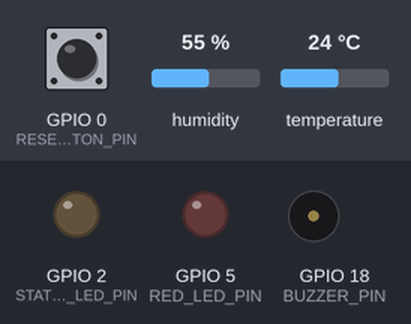
Recording of a program running on a simulated ESP32. Shown: output pins drawn as LEDs (lit = HIGH), buzzer (waves = sounding, pin HIGH). The test bench sets the inputs (shaded band); at power-on: GPIO 0 (RESET_BUTTON_PIN) HIGH, humidity 55 %, temperature 24 °C. What the program prints to the serial monitor is not drawn.

Above: at 10.2 s.
10.3 s: GPIO 0 (RESET_BUTTON_PIN) pulled LOW for 0.15 s
At 10.55 s:
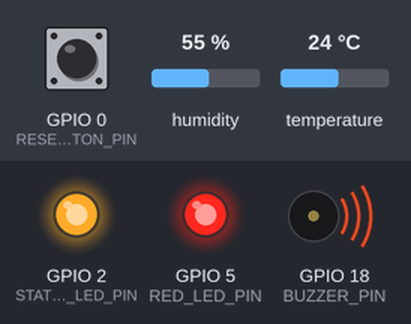
13.8 s: humidity set to 31 %
At 14.08 s:
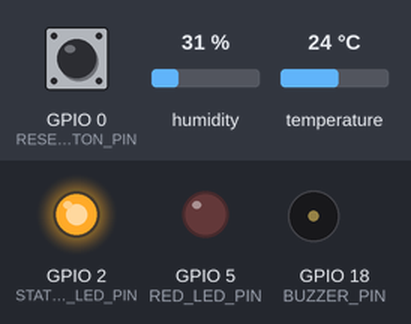
16.2 s: humidity set to 28 %
At 20.22 s:
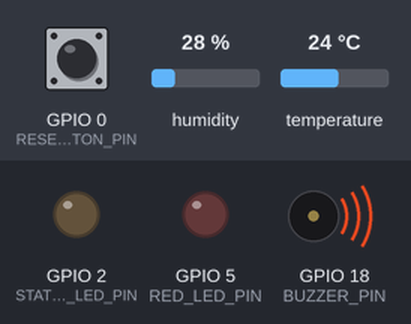
Timing chart, 0 to 25.6 s (numbered marks = the images above; inputs shaded):
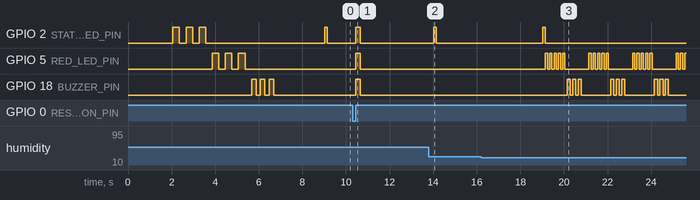

The program:

main.cpp
```cpp
/**
 * ============================================================================
 * ESP32 HARDWARE TEST - Warehouse Monitoring Device POC
 * ============================================================================
 *
 * This is a standalone test file to verify all hardware components:
 * - DHT22 Temperature/Humidity Sensor (GPIO 4)
 * - Red Alert LED (GPIO 5)
 * - Buzzer (GPIO 18)
 * - Built-in Status LED (GPIO 2)
 * - Factory Reset Button (GPIO 0)
 *
 * NO CLOUD CONNECTIVITY - This is for hardware testing only!
 *
 * Wiring Diagram:
 *                           ESP32
 *                       ┌──────────────┐
 *     DHT22 DATA ──────►│ GPIO 4       │
 *     Red LED (+) ─────►│ GPIO 5       │──── 220Ω resistor
 *     Buzzer (+) ──────►│ GPIO 18      │
 *     BOOT Button ─────►│ GPIO 0       │ (built-in)
 *     Status LED ──────►│ GPIO 2       │ (built-in)
 *                       │ 3.3V ────────┼──── DHT22 VCC
 *                       │ GND  ────────┼──── All grounds
 *                       └──────────────┘
 *
 * ============================================================================
 */

#include <Arduino.h>
#include <DHT.h>

// ============================================================================
// PIN DEFINITIONS - Modify these to match your wiring
// ============================================================================
#define DHT_PIN 4          // DHT22 data pin
#define RED_LED_PIN 5      // Red alert LED
#define BUZZER_PIN 18      // Buzzer
#define STATUS_LED_PIN 2   // Built-in LED (blue on most boards)
#define RESET_BUTTON_PIN 0 // BOOT button for factory reset

// DHT Sensor Configuration
#define DHT_TYPE DHT22 // Change to DHT11 if using that sensor

// ============================================================================
// TIMING CONFIGURATION
// ============================================================================
#define HEARTBEAT_INTERVAL_MS 5000    // Heartbeat blink every 5 seconds
#define SENSOR_READ_INTERVAL_MS 2000  // Read sensor every 2 seconds
#define DEBUG_PRINT_INTERVAL_MS 10000 // Print status every 10 seconds

// ============================================================================
// THRESHOLD CONFIGURATION - Modify for your warehouse requirements
// ============================================================================
const float TEMP_HIGH_THRESHOLD = 30.0;     // Alert if temp > 30°C
const float TEMP_LOW_THRESHOLD = 10.0;      // Alert if temp < 10°C
const float HUMIDITY_HIGH_THRESHOLD = 70.0; // Alert if humidity > 70%
const float HUMIDITY_LOW_THRESHOLD = 30.0;  // Alert if humidity < 30%

// ============================================================================
// GLOBAL OBJECTS
// ============================================================================
DHT dht(DHT_PIN, DHT_TYPE);

// State variables
unsigned long lastHeartbeat = 0;
unsigned long lastSensorRead = 0;
unsigned long lastDebugPrint = 0;
bool alertMode = false;
bool lastButtonState = HIGH;
unsigned long buttonPressStart = 0;

// Last sensor readings
float lastTemperature = 0;
float lastHumidity = 0;
bool sensorConnected = false;

// ============================================================================
// FUNCTION DECLARATIONS
// ============================================================================
void testLED(int pin, const char *name);
void testBuzzer();
void testDHTSensor();
void testButton();
void heartbeatBlink();
void alertBlink();
void alertBeep();
void runFullTest();
void printSeparator();
void printHeader(const char *title);
void checkSensorAndAlert();
void handleButtonPress();

// ============================================================================
// SETUP
// ============================================================================
void setup() {
  Serial.begin(115200);
  delay(2000); // Wait for serial monitor

  Serial.println();
  printSeparator();
  Serial.println("  ESP32 HARDWARE TEST - Warehouse Monitor POC");
  Serial.println("  Version: 1.0.0 | No Cloud Mode");
  printSeparator();
  Serial.println();

  // Initialize all pins
  Serial.println("[INIT] Configuring GPIO pins...");

  pinMode(STATUS_LED_PIN, OUTPUT);
  digitalWrite(STATUS_LED_PIN, LOW);
  Serial.printf("  ✓ GPIO %d configured as OUTPUT (Status LED)\n",
                STATUS_LED_PIN);

  pinMode(RED_LED_PIN, OUTPUT);
  digitalWrite(RED_LED_PIN, LOW);
  Serial.printf("  ✓ GPIO %d configured as OUTPUT (Red Alert LED)\n",
                RED_LED_PIN);

  pinMode(BUZZER_PIN, OUTPUT);
  digitalWrite(BUZZER_PIN, LOW);
  Serial.printf("  ✓ GPIO %d configured as OUTPUT (Buzzer)\n", BUZZER_PIN);

  pinMode(RESET_BUTTON_PIN, INPUT_PULLUP);
  Serial.printf("  ✓ GPIO %d configured as INPUT_PULLUP (Reset Button)\n",
                RESET_BUTTON_PIN);

  // Initialize DHT sensor
  Serial.printf("  ✓ GPIO %d configured for DHT22 sensor\n", DHT_PIN);
  dht.begin();

  Serial.println();
  Serial.println("[INIT] All pins configured successfully!");
  Serial.println();

  // Run initial full test
  runFullTest();

  Serial.println();
  printSeparator();
  Serial.println("  ENTERING CONTINUOUS MONITORING MODE");
  printSeparator();
  Serial.println();
  Serial.println("  Features:");
  Serial.printf("  - Heartbeat: Every %d seconds (Status LED blink)\n",
                HEARTBEAT_INTERVAL_MS / 1000);
  Serial.printf("  - Sensor read: Every %d seconds\n",
                SENSOR_READ_INTERVAL_MS / 1000);
  Serial.println("  - Alert: Red LED flash + Buzzer if thresholds exceeded");
  Serial.println("  - Short press BOOT button: Quick LED + Buzzer test");
  Serial.println("  - Long press BOOT button (3s): Full hardware test");
  Serial.println();
  printSeparator();
  Serial.println();
}

// ============================================================================
// MAIN LOOP
// ============================================================================
void loop() {
  unsigned long currentMillis = millis();

  // ---- HEARTBEAT (every 5 seconds) ----
  if (currentMillis - lastHeartbeat >= HEARTBEAT_INTERVAL_MS) {
    lastHeartbeat = currentMillis;
    if (!alertMode) {
      heartbeatBlink();
    }
  }

  // ---- SENSOR READING & ALERT CHECK ----
  if (currentMillis - lastSensorRead >= SENSOR_READ_INTERVAL_MS) {
    lastSensorRead = currentMillis;
    checkSensorAndAlert();
  }

  // ---- BUTTON CHECK ----
  handleButtonPress();

  // ---- DEBUG STATUS (every 10 seconds) ----
  if (currentMillis - lastDebugPrint >= DEBUG_PRINT_INTERVAL_MS) {
    lastDebugPrint = currentMillis;
    Serial.println();
    Serial.printf(
        "[STATUS] Uptime: %lu sec | Alert: %s | Sensor: %s | Heap: %d bytes\n",
        currentMillis / 1000, alertMode ? "⚠️ ACTIVE" : "✓ OFF",
        sensorConnected ? "✓ OK" : "❌ FAIL", ESP.getFreeHeap());
    if (sensorConnected) {
      Serial.printf("[STATUS] Last reading: %.1f°C / %.1f%% humidity\n",
                    lastTemperature, lastHumidity);
    }
    Serial.println();
  }
}

// ============================================================================
// SENSOR & ALERT HANDLING
// ============================================================================

void checkSensorAndAlert() {
  float humidity = dht.readHumidity();
  float temperature = dht.readTemperature();

  // Check if reading failed
  if (isnan(humidity) || isnan(temperature)) {
    if (sensorConnected) {
      // Only print error if it was previously connected
      Serial.println("[SENSOR] ❌ Lost connection to DHT sensor!");
    }
    sensorConnected = false;

    // Blink red LED slowly to indicate sensor error
    digitalWrite(RED_LED_PIN, !digitalRead(RED_LED_PIN));
    return;
  }

  // Sensor is working
  if (!sensorConnected) {
    Serial.println("[SENSOR] ✓ DHT sensor connected!");
  }
  sensorConnected = true;
  lastTemperature = temperature;
  lastHumidity = humidity;

  Serial.printf("[SENSOR] Temp: %.1f°C | Humidity: %.1f%%\n", temperature,
                humidity);

  // Check thresholds
  bool tempAlert =
      (temperature > TEMP_HIGH_THRESHOLD || temperature < TEMP_LOW_THRESHOLD);
  bool humidityAlert =
      (humidity > HUMIDITY_HIGH_THRESHOLD || humidity < HUMIDITY_LOW_THRESHOLD);

  if (tempAlert || humidityAlert) {
    alertMode = true;
    Serial.println("[ALERT] ⚠️  THRESHOLD EXCEEDED!");

    if (tempAlert) {
      if (temperature > TEMP_HIGH_THRESHOLD) {
        Serial.printf("         🔥 Temperature HIGH: %.1f°C (max: %.1f°C)\n",
                      temperature, TEMP_HIGH_THRESHOLD);
      } else {
        Serial.printf("         ❄️ Temperature LOW: %.1f°C (min: %.1f°C)\n",
                      temperature, TEMP_LOW_THRESHOLD);
      }
    }

    if (humidityAlert) {
      if (humidity > HUMIDITY_HIGH_THRESHOLD) {
        Serial.printf("         💧 Humidity HIGH: %.1f%% (max: %.1f%%)\n",
                      humidity, HUMIDITY_HIGH_THRESHOLD);
      } else {
        Serial.printf("         🏜️ Humidity LOW: %.1f%% (min: %.1f%%)\n",
                      humidity, HUMIDITY_LOW_THRESHOLD);
      }
    }

    // Trigger alert
    alertBlink();
    alertBeep();
  } else {
    if (alertMode) {
      Serial.println("[ALERT] ✓ Conditions normalized. Clearing alert.");
      digitalWrite(RED_LED_PIN, LOW); // Ensure LED is off
    }
    alertMode = false;
  }
}

// ============================================================================
// BUTTON HANDLING
// ============================================================================

void handleButtonPress() {
  bool buttonState = digitalRead(RESET_BUTTON_PIN);
  unsigned long currentMillis = millis();

  if (buttonState == LOW && lastButtonState == HIGH) {
    // Button just pressed
    buttonPressStart = currentMillis;
    Serial.println("[BUTTON] Pressed - hold 3s for full test");
  }

  if (buttonState == LOW && lastButtonState == LOW) {
    // Button being held
    unsigned long holdDuration = currentMillis - buttonPressStart;
    if (holdDuration >= 3000 && holdDuration < 3100) {
      // Just crossed 3 second threshold
      Serial.println("[BUTTON] Long press detected - Running full test...");
      runFullTest();
    }
  }

  if (buttonState == HIGH && lastButtonState == LOW) {
    // Button released
    unsigned long pressDuration = currentMillis - buttonPressStart;
    if (pressDuration < 3000 && pressDuration > 50) {
      // Short press - quick test
      Serial.printf("[BUTTON] Short press (%lu ms) - Quick test\n",
                    pressDuration);

      // Quick LED + buzzer test
      digitalWrite(RED_LED_PIN, HIGH);
      digitalWrite(STATUS_LED_PIN, HIGH);
      digitalWrite(BUZZER_PIN, HIGH);
      delay(200);
      digitalWrite(RED_LED_PIN, LOW);
      digitalWrite(STATUS_LED_PIN, LOW);
      digitalWrite(BUZZER_PIN, LOW);

      Serial.println("[BUTTON] ✓ Quick test complete");
    }
  }

  lastButtonState = buttonState;
}

// ============================================================================
// FULL HARDWARE TEST
// ============================================================================

void runFullTest() {
  printHeader("RUNNING FULL HARDWARE TEST");

  // Test 1: Status LED
  Serial.println("\n[TEST 1/5] Status LED (GPIO 2 - Built-in Blue)");
  testLED(STATUS_LED_PIN, "Status LED");

  // Test 2: Red Alert LED
  Serial.println("\n[TEST 2/5] Red Alert LED (GPIO 5)");
  testLED(RED_LED_PIN, "Red Alert LED");

  // Test 3: Buzzer
  Serial.println("\n[TEST 3/5] Buzzer (GPIO 18)");
  testBuzzer();

  // Test 4: DHT22 Sensor
  Serial.println("\n[TEST 4/5] DHT22 Sensor (GPIO 4)");
  testDHTSensor();

  // Test 5: Button
  Serial.println("\n[TEST 5/5] Reset Button (GPIO 0)");
  testButton();

  printHeader("HARDWARE TEST COMPLETE");
}

void testLED(int pin, const char *name) {
  Serial.printf("  Testing %s on GPIO %d...\n", name, pin);

  for (int i = 0; i < 3; i++) {
    digitalWrite(pin, HIGH);
    Serial.printf("    [%d/3] ON  ", i + 1);
    delay(300);
    digitalWrite(pin, LOW);
    Serial.printf("→ OFF\n");
    delay(300);
  }

  Serial.printf("  ✓ %s test complete - Did you see 3 blinks?\n", name);
}

void testBuzzer() {
  Serial.println("  Testing Buzzer on GPIO 18...");
  Serial.println("  Playing 3 beeps...");

  for (int i = 0; i < 3; i++) {
    digitalWrite(BUZZER_PIN, HIGH);
    Serial.printf("    [%d/3] BEEP ", i + 1);
    delay(200);
    digitalWrite(BUZZER_PIN, LOW);
    Serial.printf("→ silence\n");
    delay(200);
  }

  Serial.println("  ✓ Buzzer test complete - Did you hear 3 beeps?");
}

void testDHTSensor() {
  Serial.println("  Reading from DHT22 sensor on GPIO 4...");
  Serial.println("  (Waiting 2 seconds for sensor to stabilize)");

  delay(2000);

  float humidity = dht.readHumidity();
  float temperature = dht.readTemperature();

  if (isnan(humidity) || isnan(temperature)) {
    Serial.println("  ❌ FAILED to read from DHT sensor!");
    Serial.println();
    Serial.println("  Troubleshooting steps:");
    Serial.println("  ┌─────────────────────────────────────────────────┐");
    Serial.println("  │ 1. Check wiring:                                │");
    Serial.println("  │    - DATA pin → GPIO 4                          │");
    Serial.println("  │    - VCC      → 3.3V                            │");
    Serial.println("  │    - GND      → GND                             │");
    Serial.println("  │                                                 │");
    Serial.println("  │ 2. Add 4.7kΩ pull-up resistor:                  │");
    Serial.println("  │    - Between DATA and VCC (3.3V)                │");
    Serial.println("  │                                                 │");
    Serial.println("  │ 3. If using DHT11:                              │");
    Serial.println("  │    - Change DHT_TYPE from DHT22 to DHT11        │");
    Serial.println("  │                                                 │");
    Serial.println("  │ 4. Try a different sensor (may be defective)    │");
    Serial.println("  └─────────────────────────────────────────────────┘");
  } else {
    float heatIndex = dht.computeHeatIndex(temperature, humidity, false);

    Serial.println("  ✓ DHT22 sensor working correctly!");
    Serial.println();
    Serial.println("  ┌─────────────────────────────────────┐");
    Serial.printf("  │ Temperature: %6.1f °C (%5.1f °F)   │\n", temperature,
                  temperature * 9 / 5 + 32);
    Serial.printf("  │ Humidity:    %6.1f %%               │\n", humidity);
    Serial.printf("  │ Heat Index:  %6.1f °C              │\n", heatIndex);
    Serial.println("  └─────────────────────────────────────┘");
    Serial.println();
    Serial.println("  Current thresholds:");
    Serial.printf("    Temperature: %.0f°C - %.0f°C\n", TEMP_LOW_THRESHOLD,
                  TEMP_HIGH_THRESHOLD);
    Serial.printf("    Humidity:    %.0f%% - %.0f%%\n", HUMIDITY_LOW_THRESHOLD,
                  HUMIDITY_HIGH_THRESHOLD);

    sensorConnected = true;
    lastTemperature = temperature;
    lastHumidity = humidity;
  }
}

void testButton() {
  bool currentState = digitalRead(RESET_BUTTON_PIN);
  Serial.println("  Testing Reset Button on GPIO 0...");
  Serial.printf("  Current state: %s\n",
                currentState == LOW ? "PRESSED" : "RELEASED");
  Serial.println();
  Serial.println("  ┌─────────────────────────────────────────────┐");
  Serial.println("  │ Button functions:                           │");
  Serial.println("  │  • Short press (<3s): Quick LED/Buzzer test │");
  Serial.println("  │  • Long press  (≥3s): Full hardware test    │");
  Serial.println("  └─────────────────────────────────────────────┘");
  Serial.println("  ✓ Button test complete");
}

// ============================================================================
// LED & BUZZER PATTERNS
// ============================================================================

void heartbeatBlink() {
  // Single short blink to show device is alive
  digitalWrite(STATUS_LED_PIN, HIGH);
  delay(100);
  digitalWrite(STATUS_LED_PIN, LOW);
  Serial.println("[HEARTBEAT] ♥");
}

void alertBlink() {
  // Rapid red LED flashing for alert
  for (int i = 0; i < 5; i++) {
    digitalWrite(RED_LED_PIN, HIGH);
    delay(100);
    digitalWrite(RED_LED_PIN, LOW);
    delay(100);
  }
}

void alertBeep() {
  // Beep pattern for alert
  for (int i = 0; i < 3; i++) {
    digitalWrite(BUZZER_PIN, HIGH);
    delay(150);
    digitalWrite(BUZZER_PIN, LOW);
    delay(100);
  }
}

// ============================================================================
// UTILITY FUNCTIONS
// ============================================================================

void printSeparator() {
  Serial.println(
      "============================================================");
}

void printHeader(const char *title) {
  Serial.println();
  printSeparator();
  Serial.print("  ");
  Serial.println(title);
  printSeparator();
}
```

Measured:
- the behaviour switches between 30 and 29 % on humidity (found by bisection; images 2 and 3)
- after the input at 10.3 s, GPIO 2 (STATUS_LED_PIN), GPIO 5 (RED_LED_PIN), GPIO 18 (BUZZER_PIN): LOW → HIGH after 0.15 s, → LOW 0.20 s later
- after the input at 16.2 s, GPIO 2 (STATUS_LED_PIN): goes on until 19.1 s, then stays LOW; GPIO 5 (RED_LED_PIN): LOW → HIGH after 2.9 s, then repeats every 2.0 s: 4 × (LOW 0.10 s, HIGH 0.10 s), LOW 1.1 s, HIGH 0.10 s; GPIO 18 (BUZZER_PIN): LOW → HIGH after 3.9 s, then repeats every 2.0 s: 2 × (LOW 0.10 s, HIGH 0.15 s), LOW 1.3 s, HIGH 0.15 s
